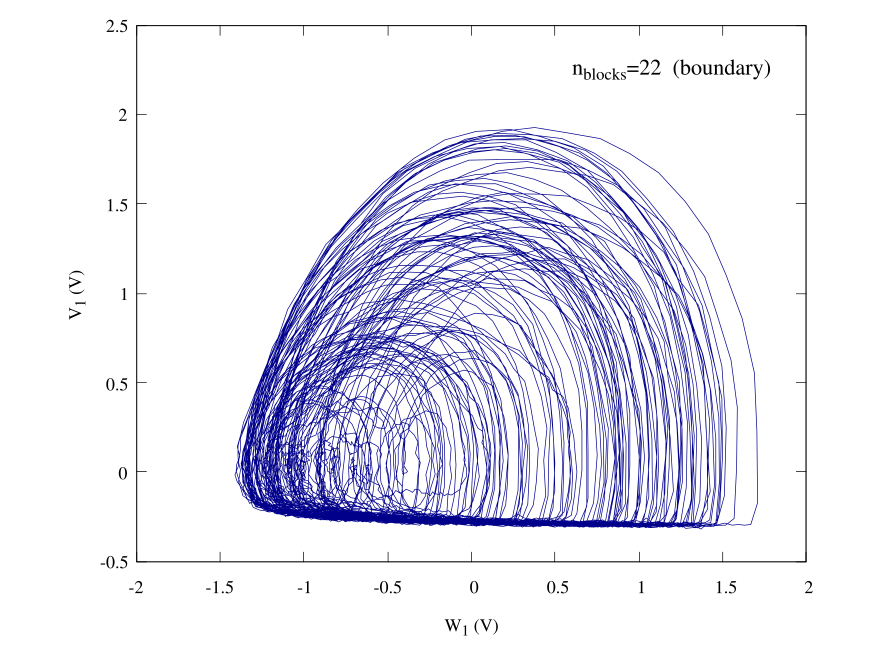

Here is the gnuplot script that generated this plot:
set terminal qt persist
set termoption font "Times,10"
set border lw 0.5

set label at graph 0.65,0.925 "n_{blocks}=22  (boundary)" font ",12"
set xlabel "W_1 (V)"
set ylabel "V_1 (V)"
set size ratio 0.8
set xrange [-2:2]
set yrange [-0.5:2.5]
plot "22_blocks_avg.dat" u ($3*10):($2*10) every ::0::10000 w l notitle lc "dark-blue" lw 0.5
